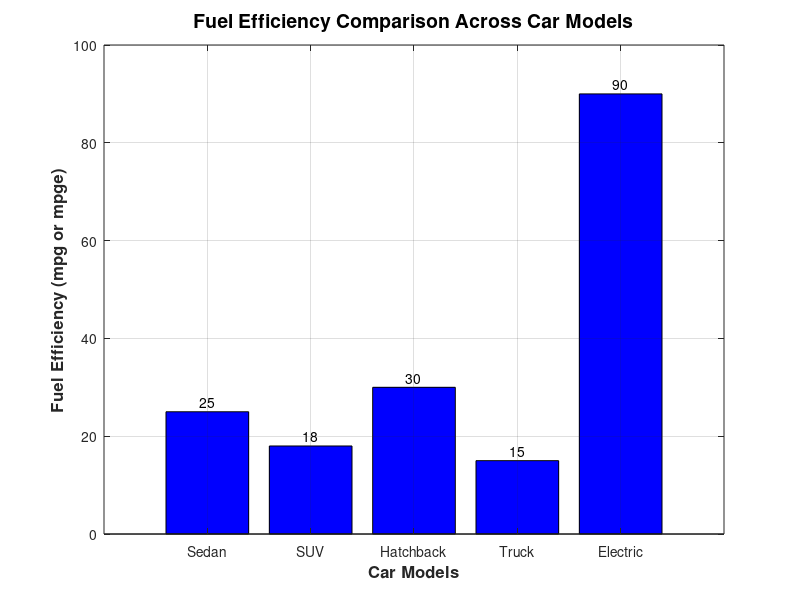

Write the MATLAB code that produced this figure.
% Data: Car Models and Their Fuel Efficiency
car_models = {'Sedan', 'SUV', 'Hatchback', 'Truck', 'Electric'}; % Car categories
fuel_efficiency = [25, 18, 30, 15,90]; % Fuel efficiency (in miles per gallon for ICE or mpge for EVs)

% Generate Bar Graph
figure; % Open a new figure window
bar(fuel_efficiency, 'FaceColor', 'blue'); % Create bar graph

% Customize Labels and Title
xticks(1:length(car_models)); % Set tick positions
xticklabels(car_models); % Set category labels
xlabel('Car Models', 'FontSize', 12, 'FontWeight', 'bold'); % X-axis label
ylabel('Fuel Efficiency (mpg or mpge)', 'FontSize', 12, 'FontWeight', 'bold'); % Y-axis label
title('Fuel Efficiency Comparison Across Car Models', 'FontSize', 14, 'FontWeight', 'bold'); % Title

% Add Gridlines for Better Visualization
grid on;

% Add Values on Bars (Optional)
for i = 1:length(fuel_efficiency)
    text(i, fuel_efficiency(i) + 2, num2str(fuel_efficiency(i)), 'HorizontalAlignment', 'center', 'FontSize', 10);
end

